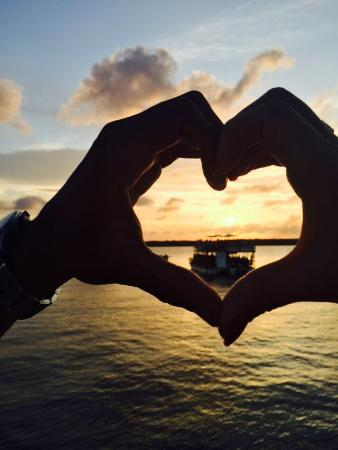
#> input picture img01.jpeg, 338 x 450 px
$ python convert_image.py
#> lines starting #> are read from the running program, lines starting #| are printed output that depends on the picture
from PIL import Image, ImageEnhance

imagem_colorida = Image.open('img01.jpeg')
#> imagem_colorida is the input picture: PIL image 338x450 RGB; mean R, G, B 104.7, 96, 84.8

imagen_pb = imagem_colorida.convert('L')
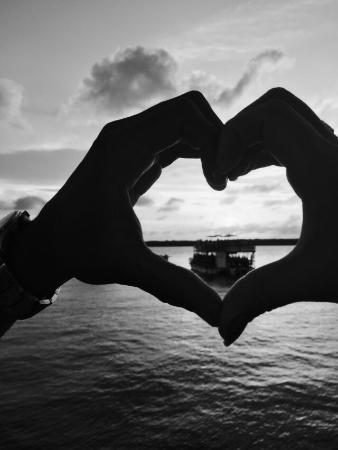
#> imagen_pb: PIL image 338x450 L; min 0, max 250, mean 97.3

melhorar = ImageEnhance.Contrast(imagen_pb)

imagen_melhorada = melhorar.enhance(1.5)
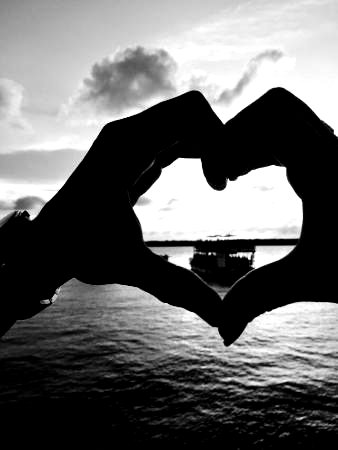
#> imagen_melhorada: PIL image 338x450 L; min 0, max 255, mean 103.2

imagen_melhorada.save('img02.jpeg')

imagem_colorida.close()

imagen_pb.close()
